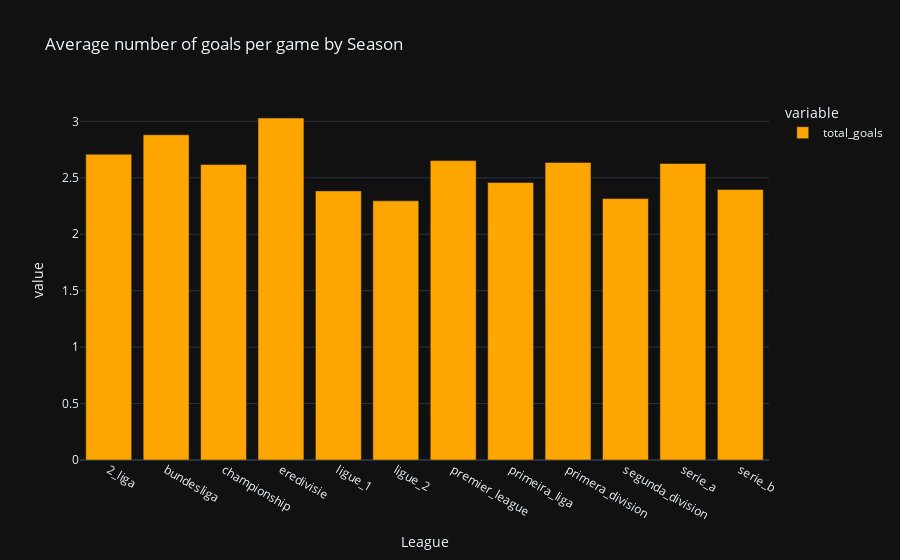

The cell this chart's notebook holds for it:
### Code cell
fig1.update_traces(marker_color='orange')

### Figure 1 — Plotly figure (JSON) as saved in the notebook; plotly's stock layout.template omitted (floating-point values rounded to 4 significant figures)
{"data": [{"alignmentgroup": "True", "hovertemplate": "variable=total_goals<br>League=%{x}<br>value=%{y}<extra></extra>", "legendgroup": "total_goals", "marker": {"color": "orange", "pattern": {"shape": ""}}, "name": "total_goals", "offsetgroup": "total_goals", "orientation": "v", "showlegend": true, "textposition": "auto", "type": "bar", "x": ["2_liga", "bundesliga", "championship", "eredivisie", "ligue_1", "ligue_2", "premier_league", "primeira_liga", "primera_division", "segunda_division", "serie_a", "serie_b"], "xaxis": "x", "y": [2.709, 2.881, 2.617, 3.03, 2.384, 2.296, 2.652, 2.458, 2.636, 2.316, 2.627, 2.397], "yaxis": "y"}], "layout": {"barmode": "relative", "legend": {"title": {"text": "variable"}, "tracegroupgap": 0}, "title": {"text": "Average number of goals per game by Season"}, "xaxis": {"anchor": "y", "domain": [0, 1], "title": {"text": "League"}}, "yaxis": {"anchor": "x", "domain": [0, 1], "title": {"text": "value"}}}}
